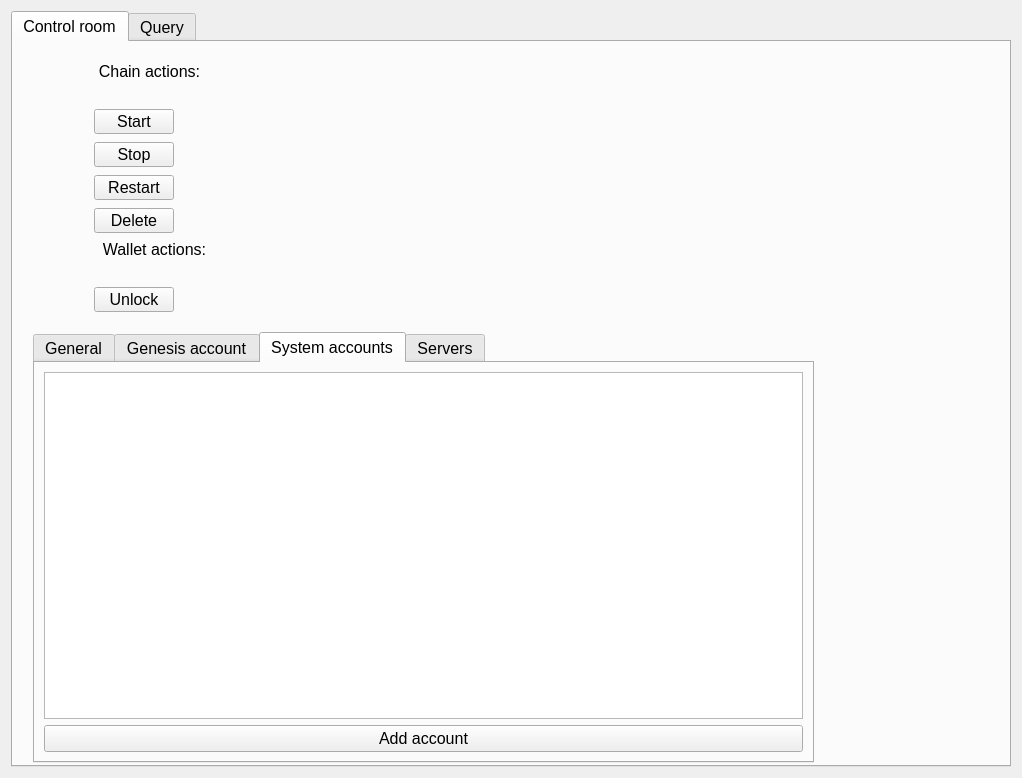
<?xml version="1.0" encoding="UTF-8"?>
<ui version="4.0">
 <class>MainGui</class>
 <widget class="QWidget" name="MainGui">
  <property name="geometry">
   <rect>
    <x>0</x>
    <y>0</y>
    <width>1022</width>
    <height>778</height>
   </rect>
  </property>
  <property name="font">
   <font>
    <pointsize>12</pointsize>
   </font>
  </property>
  <property name="windowTitle">
   <string>Form</string>
  </property>
  <layout class="QGridLayout" name="gridLayout">
   <item row="0" column="0">
    <widget class="QTabWidget" name="tabWidget">
     <property name="minimumSize">
      <size>
       <width>390</width>
       <height>343</height>
      </size>
     </property>
     <property name="autoFillBackground">
      <bool>false</bool>
     </property>
     <property name="tabShape">
      <enum>QTabWidget::Rounded</enum>
     </property>
     <property name="currentIndex">
      <number>0</number>
     </property>
     <property name="tabsClosable">
      <bool>false</bool>
     </property>
     <property name="movable">
      <bool>false</bool>
     </property>
     <property name="tabBarAutoHide">
      <bool>false</bool>
     </property>
     <widget class="QWidget" name="monitoring_tab">
      <attribute name="title">
       <string>Control room</string>
      </attribute>
      <widget class="QTabWidget" name="tabWidget_2">
       <property name="geometry">
        <rect>
         <x>20</x>
         <y>290</y>
         <width>781</width>
         <height>431</height>
        </rect>
       </property>
       <property name="currentIndex">
        <number>2</number>
       </property>
       <widget class="QWidget" name="general">
        <attribute name="title">
         <string>General</string>
        </attribute>
       </widget>
       <widget class="QWidget" name="genesis_account">
        <attribute name="title">
         <string>Genesis account</string>
        </attribute>
        <widget class="QLineEdit" name="genesis_name_input">
         <property name="geometry">
          <rect>
           <x>90</x>
           <y>70</y>
           <width>501</width>
           <height>26</height>
          </rect>
         </property>
         <property name="text">
          <string>inery</string>
         </property>
        </widget>
        <widget class="QLabel" name="label_6">
         <property name="geometry">
          <rect>
           <x>10</x>
           <y>70</y>
           <width>72</width>
           <height>18</height>
          </rect>
         </property>
         <property name="text">
          <string>Name</string>
         </property>
        </widget>
        <widget class="QLineEdit" name="genesis_priv_key_input">
         <property name="geometry">
          <rect>
           <x>90</x>
           <y>130</y>
           <width>501</width>
           <height>26</height>
          </rect>
         </property>
         <property name="text">
          <string>5JgJRuwjkgcbmxN4S6eDoo6xfYZjLuQC6sgMbXFQFnNFMs9junJ</string>
         </property>
        </widget>
        <widget class="QLabel" name="label_7">
         <property name="geometry">
          <rect>
           <x>3</x>
           <y>130</y>
           <width>81</width>
           <height>26</height>
          </rect>
         </property>
         <property name="text">
          <string>Private key</string>
         </property>
        </widget>
        <widget class="QLineEdit" name="genesis_pub_key_input">
         <property name="geometry">
          <rect>
           <x>90</x>
           <y>100</y>
           <width>501</width>
           <height>26</height>
          </rect>
         </property>
         <property name="text">
          <string>INE7x5HUXLfGgVs6g9bN6TSUftVJDmhFAAEo36SSnnSZoBqaGNxKx</string>
         </property>
        </widget>
        <widget class="QLabel" name="label_8">
         <property name="geometry">
          <rect>
           <x>0</x>
           <y>110</y>
           <width>81</width>
           <height>18</height>
          </rect>
         </property>
         <property name="text">
          <string>Public key</string>
         </property>
        </widget>
       </widget>
       <widget class="QWidget" name="system_accounts">
        <attribute name="title">
         <string>System accounts</string>
        </attribute>
        <layout class="QVBoxLayout" name="verticalLayout_3">
         <item>
          <widget class="QListWidget" name="listWidget"/>
         </item>
         <item>
          <widget class="QPushButton" name="add_account_button">
           <property name="text">
            <string>Add account</string>
           </property>
          </widget>
         </item>
        </layout>
       </widget>
       <widget class="QWidget" name="servers">
        <attribute name="title">
         <string>Servers</string>
        </attribute>
       </widget>
      </widget>
      <widget class="QLabel" name="label">
       <property name="geometry">
        <rect>
         <x>81</x>
         <y>21</y>
         <width>111</width>
         <height>17</height>
        </rect>
       </property>
       <property name="text">
        <string>Chain actions:</string>
       </property>
       <property name="alignment">
        <set>Qt::AlignCenter</set>
       </property>
      </widget>
      <widget class="QPushButton" name="restart_button">
       <property name="geometry">
        <rect>
         <x>81</x>
         <y>133</y>
         <width>80</width>
         <height>25</height>
        </rect>
       </property>
       <property name="text">
        <string>Restart</string>
       </property>
      </widget>
      <widget class="QPushButton" name="start_button">
       <property name="geometry">
        <rect>
         <x>81</x>
         <y>67</y>
         <width>80</width>
         <height>25</height>
        </rect>
       </property>
       <property name="text">
        <string>Start</string>
       </property>
      </widget>
      <widget class="QPushButton" name="stop_button">
       <property name="geometry">
        <rect>
         <x>81</x>
         <y>100</y>
         <width>80</width>
         <height>25</height>
        </rect>
       </property>
       <property name="text">
        <string>Stop</string>
       </property>
      </widget>
      <widget class="QPushButton" name="delete_button">
       <property name="geometry">
        <rect>
         <x>81</x>
         <y>166</y>
         <width>80</width>
         <height>25</height>
        </rect>
       </property>
       <property name="text">
        <string>Delete</string>
       </property>
      </widget>
      <widget class="QLabel" name="label_2">
       <property name="geometry">
        <rect>
         <x>81</x>
         <y>199</y>
         <width>121</width>
         <height>17</height>
        </rect>
       </property>
       <property name="text">
        <string>Wallet actions:</string>
       </property>
       <property name="alignment">
        <set>Qt::AlignCenter</set>
       </property>
      </widget>
      <widget class="QPushButton" name="unlock_button">
       <property name="geometry">
        <rect>
         <x>81</x>
         <y>245</y>
         <width>80</width>
         <height>25</height>
        </rect>
       </property>
       <property name="text">
        <string>Unlock</string>
       </property>
      </widget>
     </widget>
     <widget class="QWidget" name="query_tab">
      <attribute name="title">
       <string>Query</string>
      </attribute>
      <layout class="QVBoxLayout" name="verticalLayout_2">
       <item>
        <widget class="QTextBrowser" name="textBrowser">
         <property name="enabled">
          <bool>true</bool>
         </property>
         <property name="minimumSize">
          <size>
           <width>370</width>
           <height>140</height>
          </size>
         </property>
         <property name="maximumSize">
          <size>
           <width>16777215</width>
           <height>140</height>
          </size>
         </property>
         <property name="html">
          <string>&lt;!DOCTYPE HTML PUBLIC &quot;-//W3C//DTD HTML 4.0//EN&quot; &quot;http://www.w3.org/TR/REC-html40/strict.dtd&quot;&gt;
&lt;html&gt;&lt;head&gt;&lt;meta name=&quot;qrichtext&quot; content=&quot;1&quot; /&gt;&lt;meta charset=&quot;utf-8&quot; /&gt;&lt;style type=&quot;text/css&quot;&gt;
p, li { white-space: pre-wrap; }
&lt;/style&gt;&lt;/head&gt;&lt;body style=&quot; font-family:'Ubuntu'; font-size:12pt; font-weight:400; font-style:normal;&quot;&gt;
&lt;p style=&quot; margin-top:0px; margin-bottom:0px; margin-left:0px; margin-right:0px; -qt-block-indent:0; text-indent:0px;&quot;&gt;&lt;span style=&quot; font-size:11pt;&quot;&gt;Generate a json report based on the provided account name and action. Report lists all the actions by the corresponding block. Output file name (or path) can be set here, or the default naming will be used. Fresh report will not reuse data if there is a previous output file with the same path.&lt;/span&gt;&lt;/p&gt;&lt;/body&gt;&lt;/html&gt;</string>
         </property>
        </widget>
       </item>
       <item>
        <widget class="QFrame" name="frame">
         <property name="minimumSize">
          <size>
           <width>370</width>
           <height>0</height>
          </size>
         </property>
         <property name="maximumSize">
          <size>
           <width>16777215</width>
           <height>141</height>
          </size>
         </property>
         <property name="frameShape">
          <enum>QFrame::StyledPanel</enum>
         </property>
         <property name="frameShadow">
          <enum>QFrame::Raised</enum>
         </property>
         <layout class="QVBoxLayout" name="verticalLayout">
          <item>
           <layout class="QHBoxLayout" name="horizontalLayout">
            <item>
             <widget class="QLabel" name="label_3">
              <property name="text">
               <string>Account name</string>
              </property>
             </widget>
            </item>
            <item>
             <widget class="QLineEdit" name="account_name_input">
              <property name="text">
               <string>inery.token</string>
              </property>
             </widget>
            </item>
           </layout>
          </item>
          <item>
           <layout class="QHBoxLayout" name="horizontalLayout_2">
            <item>
             <widget class="QLabel" name="label_4">
              <property name="text">
               <string>Action</string>
              </property>
             </widget>
            </item>
            <item>
             <widget class="QLineEdit" name="action_input">
              <property name="text">
               <string>transfer</string>
              </property>
             </widget>
            </item>
           </layout>
          </item>
          <item>
           <layout class="QHBoxLayout" name="horizontalLayout_3">
            <item>
             <widget class="QLabel" name="label_5">
              <property name="text">
               <string>File name</string>
              </property>
             </widget>
            </item>
            <item>
             <widget class="QLineEdit" name="file_name_input"/>
            </item>
           </layout>
          </item>
          <item>
           <layout class="QHBoxLayout" name="horizontalLayout_4">
            <item>
             <widget class="QPushButton" name="fresh_report_button">
              <property name="text">
               <string>Fresh report</string>
              </property>
             </widget>
            </item>
            <item>
             <widget class="QPushButton" name="submit_button">
              <property name="text">
               <string>Submit</string>
              </property>
             </widget>
            </item>
           </layout>
          </item>
         </layout>
        </widget>
       </item>
       <item>
        <spacer name="verticalSpacer">
         <property name="orientation">
          <enum>Qt::Vertical</enum>
         </property>
         <property name="sizeHint" stdset="0">
          <size>
           <width>20</width>
           <height>414</height>
          </size>
         </property>
        </spacer>
       </item>
      </layout>
     </widget>
    </widget>
   </item>
  </layout>
 </widget>
 <resources/>
 <connections/>
</ui>
